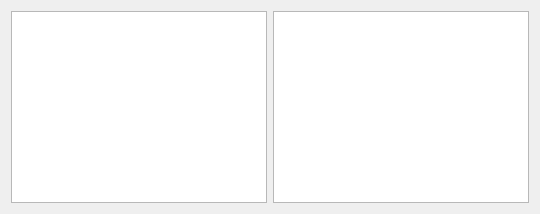
<?xml version="1.0" encoding="UTF-8"?>
<ui version="4.0">
 <class>licenseViewer</class>
 <widget class="QDialog" name="licenseViewer">
  <property name="windowTitle">
   <string>Metier open source licenses</string>
  </property>
  <layout class="QGridLayout" name="gridLayout">
   <item row="0" column="0">
    <widget class="QListView" name="componentSelector">
     <property name="sizePolicy">
      <sizepolicy hsizetype="Minimum" vsizetype="Expanding">
       <horstretch>0</horstretch>
       <verstretch>0</verstretch>
      </sizepolicy>
     </property>
    </widget>
   </item>
   <item row="0" column="1">
    <widget class="QPlainTextEdit" name="licenseText">
     <property name="readOnly">
      <bool>true</bool>
     </property>
    </widget>
   </item>
  </layout>
 </widget>
 <resources/>
 <connections/>
</ui>
